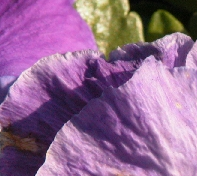
%> input picture dataset/flower/flower01.bmp, 197 x 176 px; its folder holds only this picture in this run
$ octave neuralnet_train_curve.m   (GNU Octave 9; MATLAB toolbox functions it lacks are replaced by stand-ins)
%> lines starting %> are read from the running program, lines starting %| are printed output that depends on the picture
### load_grayscale.m
function [ image ] = load_grayscale( file_name )
%> called with file_name = 'dataset/flower/flower01.bmp'
% Load an image and convert it to grayscale (0.0 - 1.0)
% Input:  file_name - image file name
% Output: image - image matrix

image = imread(file_name);
%> image is the input picture: size 176x197x3 uint8; mean R, G, B 146.8, 104.8, 144.8
if size(image, 3) ~= 1
    image = rgb2gray(image);
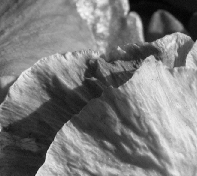
%> image: size 176x197 uint8; min 2, max 247, mean 121.9
end
image = double(image) / 255;
%> image: size 176x197 double

end

### down_scale.m
function [ image_high, image_low ] = down_scale( image, scale_factor )
%> called with scale_factor = 3
% Down scale an image (and crop it when needed)
% Input:  image - image matrix
%         scale_factor - scale factor
% Output: image_high - high-resolution image matrix
%         image_low - low-resolution image matrix

[height, width] = size(image);
%> height = 176; width = 197
height_low = floor(height / scale_factor);
%> height_low = 58
height_high = height_low * scale_factor;
%> height_high = 174
width_low = floor(width / scale_factor);
%> width_low = 65
width_high = width_low * scale_factor;
%> width_high = 195

image_high = image(1:height_high, 1:width_high);
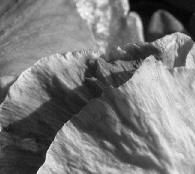
%> image_high: size 174x195 double; min 0.00784, max 0.969, mean 0.476

image_low = zeros(height_low, width_low);
for h = 1:height_low
    for w = 1:width_low
        h_offset = (h - 1) * scale_factor;
        w_offset = (w - 1) * scale_factor;
        px_high = image_high(h_offset+1:h_offset+scale_factor,...
            w_offset+1:w_offset+scale_factor);
        px_low = mean(mean(px_high, 1), 2);
        image_low(h, w) = px_low;
    end
end
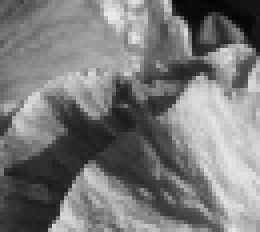
%> image_low: size 58x65 double (shown 4 times larger); min 0.0174, max 0.918, mean 0.476

end

### sample_patch_pair.m
function [ patches_high, patches_low ] = sample_patch_pair(...
    images_high, images_low, patch_size, scale_factor, sample_size )
%> called with patch_size = 3, scale_factor = 3, sample_size = 10000
% Sample patches from images
% Input:  images - cell of image matrices
%         patch_size - patch size
%         sample_size - sample size
% Output: patches - list of patches

num_images = size(images_high, 2);
%> num_images = 1
patch_size_hi = patch_size * scale_factor;

patches_high = zeros(patch_size_hi * patch_size_hi, sample_size);
patches_low = zeros(patch_size * patch_size, sample_size);
for k = 1:sample_size
    image_idx = ceil(rand() * num_images);

    [height, width] = size(images_low{image_idx});
    i = ceil(rand() * (height - patch_size + 1));
    j = ceil(rand() * (width - patch_size + 1));
    patch_low = images_low{image_idx}(i:i+patch_size-1, j:j+patch_size-1)';
    patches_low(:, k) = patch_low(:);

    i_hi = (i - 1) * scale_factor + 1;
    j_hi = (j - 1) * scale_factor + 1;
    patch_high = images_high{image_idx}(i_hi:i_hi+patch_size_hi-1,...
        j_hi:j_hi+patch_size_hi-1)';
    patches_high(:, k) = patch_high(:);
end
%> this loop made 10000 passes
%> (patch_low, i_hi, j_hi) on passes 1 to 3: ([0.238 0.369 0.613; 0.194 0.272 0.444; 0.189 0.217 0.444], 127, 79), ([0.43 0.296 0.256; 0.402 0.205 0.212; 0.284 0.188 0.166], 85, 76), ([0.632 0.68 0.604; 0.695 0.701 0.801; 0.655 0.708 0.77], 49, 91)
end

### normalize_patch.m
function [ patches_norm ] = normalize_patch( patches )
% Subtract each patch by its mean
% Input:  patches - list of patches
% Output: patches_norm - list of normalized patches

patch_length = size(patches, 1);
%> patch_length = 81
patches_norm = patches - repmat(mean(patches, 1), patch_length, 1);

end

### build_dictionary.m
function [ dict_high, dict_low ] = build_dictionary(...
    patches_high, patches_low, dict_size )
%> called with dict_size = 1024
% Build coupled dictionary from patches
% Input:  patches_high - list of high resolution patches
%         patches_low - list of low resolution patches
%         dict_size - size of coupled dictionary
% Output: dict_high - high resolution dictionary
%         dict_low - low resolution dictionary

[idx, dict_low] = kmeans(patches_low', dict_size, 'Display', 'iter', 'MaxIter', 180);
dict_low = dict_low';

dict_high = zeros(size(patches_high, 1), dict_size);
%> dict_high: size 81x1024 double; every value is 0
for i = 1:dict_size
    dict_high(:, i) = mean(patches_high(:, idx==i), 2);
end
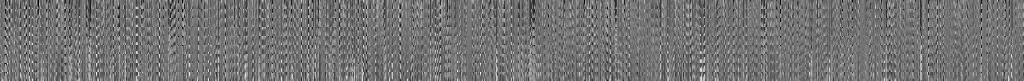
%> dict_high: size 81x1024 double; min -0.55, max 0.661, mean 1.1e-16; drawn with min black and max white

end

### lookup_dictionary.m
function [ patches_high ] = lookup_dictionary(...
    patches_low, dict_high, dict_low )
% Look up patches in coupled dictionary
% Input:  patches_low - list of low resolution patches
%         dict_high - high resolution dictionary
%         dict_low - low resolution dictionary
% Output: patches_high - list of high resolution patches

idx = knnsearch(dict_low', patches_low');
patches_high = dict_high(:,idx);

end

### neuralnet_train_curve.m
%% set parameters
image_dir = 'dataset/flower';
train_patches = 10000;
validation_patches = 2000;
scale_factor = 3;
patch_size = 3;
dict_size = 1024;
hidden_units = 81;
rand_range = 0.01;
learning_rate = 0.1;
max_epochs = 500;
train_patches_dict = 10000;

%% other parameters
image_files = dir(fullfile(image_dir, '*.bmp'));
num_images = size(image_files, 1);
patch_size_hi = patch_size * scale_factor;
input_units = patch_size * patch_size + patch_size_hi * patch_size_hi;
output_units = patch_size_hi * patch_size_hi;

%% load & downscale images
images_high = cell(1, num_images);
images_low = cell(1, num_images);
for i = 1:num_images
    image = load_grayscale(fullfile(image_dir, image_files(i).name));
    [images_high{i}, images_low{i}] = down_scale(image, scale_factor);
end

%% construct coupled dictionary
[patches_dict_high, patches_dict_low] = sample_patch_pair(...
    images_high, images_low, patch_size, scale_factor, train_patches_dict);
patches_dict_high = normalize_patch(patches_dict_high);
patches_dict_low = normalize_patch(patches_dict_low);
[dict_high, dict_low] = build_dictionary(...
    patches_dict_high, patches_dict_low, dict_size);

%% sample patches
[patches_train_high, patches_train_low] = sample_patch_pair(...
    images_high, images_low, patch_size, scale_factor, train_patches);
%> the loop in sample_patch_pair (call 2), `for k = 1:sample_size` made 10000 passes
%> (patch_low, i_hi, j_hi) on passes 1 to 3: ([0.295 0.262 0.517; 0.323 0.227 0.454; 0.271 0.204 0.367], 55, 118), ([0.152 0.152 0.154; 0.178 0.162 0.177; 0.201 0.171 0.283], 34, 148), ([0.251 0.24 0.244; 0.227 0.244 0.255; 0.136 0.181 0.211], 142, 31)
[patches_validation_high, patches_validation_low] = sample_patch_pair(...
    images_high, images_low, patch_size, scale_factor, validation_patches);
%> call 3 of sample_patch_pair, with patch_size = 3, scale_factor = 3, sample_size = 2000
%> the loop in sample_patch_pair (call 3), `for k = 1:sample_size` made 2000 passes
%> (patch_low, i_hi, j_hi) on passes 1 to 3: ([0.618 0.598 0.614; 0.694 0.627 0.612; 0.623 0.609 0.591], 25, 85), ([0.861 0.749 0.694; 0.718 0.646 0.634; 0.516 0.512 0.377], 43, 172), ([0.778 0.765 0.795; 0.808 0.838 0.824; 0.816 0.841 0.839], 106, 187)
%> after the loop in sample_patch_pair (call 3), `for k = 1:sample_size`:
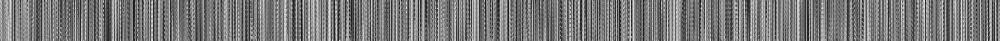
%> patches_high: size 81x2000 double (shown at 1/2 size); min 0.00784, max 0.969, mean 0.473

%% normalize patches
patches_train_high_norm = normalize_patch(patches_train_high);
patches_train_low_norm = normalize_patch(patches_train_low);

patches_validation_high_norm = normalize_patch(patches_validation_high);
%> in normalize_patch (call 5), `patches_norm = patches - repmat(mean(patches, 1), patch_length, 1);`:
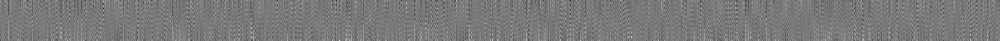
%> patches_norm: size 81x2000 double (shown at 1/2 size); min -0.606, max 0.661, mean 1.22e-16; drawn with min black and max white
patches_validation_low_norm = normalize_patch(patches_validation_low);

%% lookup in coupled dictionary
%> (the run ends here)
